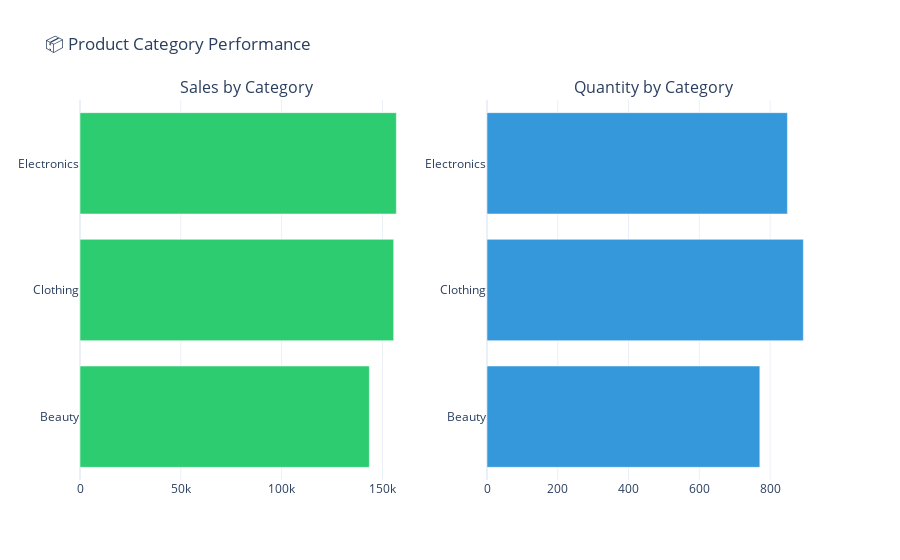

The notebook cell saved with this chart:
### Code cell
# Product Category Analysis (Interactive)

category_data = df.groupby('Product Category').agg({
    'Total Amount': 'sum',
    'Quantity': 'sum'
}).reset_index().sort_values('Total Amount', ascending=True)

fig_category = make_subplots(
    rows=1, cols=2,
    subplot_titles=('Sales by Category', 'Quantity by Category'),
    specs=[[{"type": "bar"}, {"type": "bar"}]]
)

fig_category.add_trace(
    go.Bar(y=category_data['Product Category'], x=category_data['Total Amount'],
           orientation='h', name='Sales', marker_color='#2ecc71'),
    row=1, col=1
)

fig_category.add_trace(
    go.Bar(y=category_data['Product Category'], x=category_data['Quantity'],
           orientation='h', name='Quantity', marker_color='#3498db'),
    row=1, col=2
)

fig_category.update_layout(
    title_text='📦 Product Category Performance',
    template='plotly_white',
    height=400,
    showlegend=False
)

fig_category.show()

### Figure 1 — Plotly figure (JSON) as saved in the notebook; plotly's stock layout.template omitted (floating-point values rounded to 4 significant figures)
{"data": [{"marker": {"color": "#2ecc71"}, "name": "Sales", "orientation": "h", "type": "bar", "x": [143515, 155580, 156905], "xaxis": "x", "y": ["Beauty", "Clothing", "Electronics"], "yaxis": "y"}, {"marker": {"color": "#3498db"}, "name": "Quantity", "orientation": "h", "type": "bar", "x": [771, 894, 849], "xaxis": "x2", "y": ["Beauty", "Clothing", "Electronics"], "yaxis": "y2"}], "layout": {"annotations": [{"font": {"size": 16}, "showarrow": false, "text": "Sales by Category", "x": 0.225, "xanchor": "center", "xref": "paper", "y": 1, "yanchor": "bottom", "yref": "paper"}, {"font": {"size": 16}, "showarrow": false, "text": "Quantity by Category", "x": 0.775, "xanchor": "center", "xref": "paper", "y": 1, "yanchor": "bottom", "yref": "paper"}], "autosize": true, "showlegend": false, "title": {"text": "📦 Product Category Performance"}, "xaxis": {"anchor": "y", "autorange": true, "domain": [0, 0.45], "range": [0, 165200.0], "type": "linear"}, "xaxis2": {"anchor": "y2", "autorange": true, "domain": [0.55, 1], "range": [0, 941.1], "type": "linear"}, "yaxis": {"anchor": "x", "autorange": true, "domain": [0, 1], "range": [-0.5, 2.5], "type": "category"}, "yaxis2": {"anchor": "x2", "autorange": true, "domain": [0, 1], "range": [-0.5, 2.5], "type": "category"}}}
